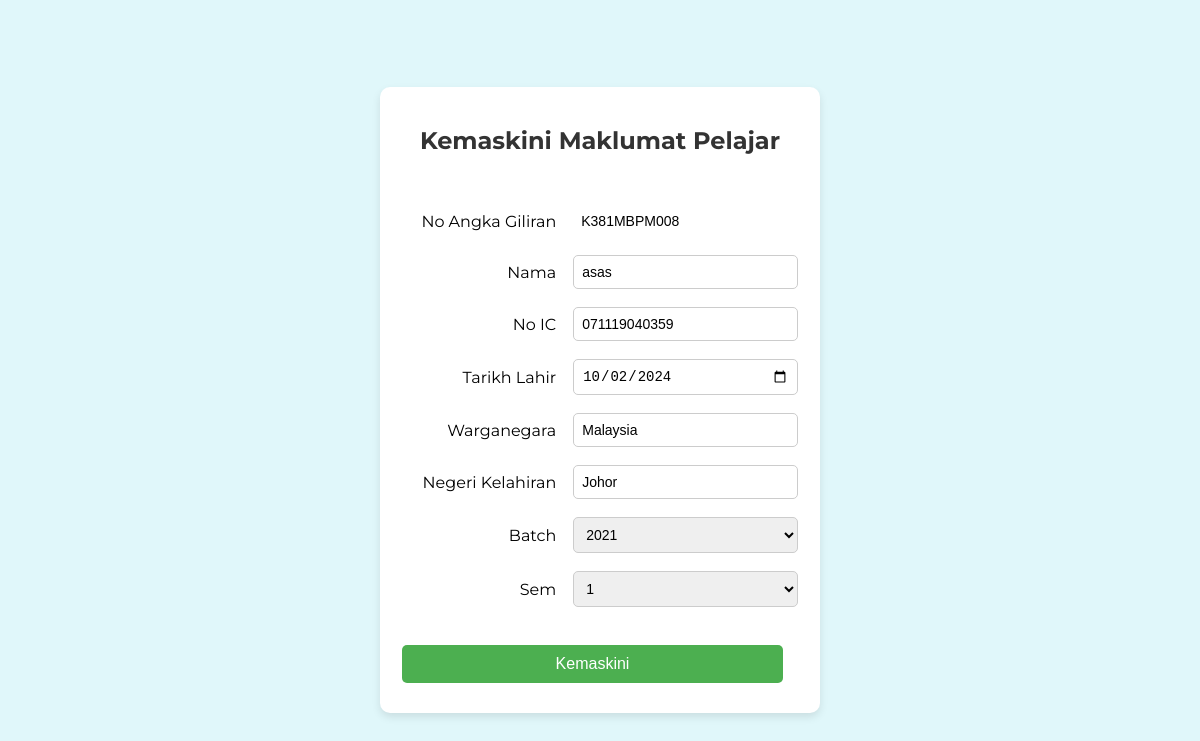
Page /updatebpm.php?no_angka_giliran=K381MBPM008 on the committed database.
### tables this page shows
CREATE TABLE `maklumatbpm` (
  `no_angka_giliran` varchar(11) NOT NULL,
  `nama` text NOT NULL,
  `no_ic` varchar(12) NOT NULL,
  `tarikh_lahir` date NOT NULL,
  `warganegara` text NOT NULL,
  `negeri_kelahiran` text NOT NULL,
  `batch` text NOT NULL,
  `sem` text NOT NULL
);

### updatebpm.php (the view, shortened to what this page needs)
<?php
    include 'connection.php';
    $no_angka_giliran = $_GET['no_angka_giliran'];
    $papar = mysqli_query($connect, "SELECT * FROM maklumatbpm WHERE no_angka_giliran='$no_angka_giliran'");
    while($res = mysqli_fetch_array($papar))
    {
        $no_angka_giliran = $res['no_angka_giliran'];
        $nama = $res['nama'];
        $no_ic = $res['no_ic'];
        $tarikh_lahir = $res['tarikh_lahir'];
        $warganegara = $res['warganegara'];
        $negeri_kelahiran = $res['negeri_kelahiran'];
        $batch = $res['batch'];
        $sem = $res['sem'];
    }
?>
<!DOCTYPE html>
<html lang="en">
<head>
</head>
<body>
    <div class="form-container">
        <h2>Kemaskini Maklumat Pelajar</h2>
        <form action="pros_kemaskinibpm.php" method="post">
            <table>
                <tr>
                    <td>No Angka Giliran</td>
                    <td><input style="border: none;" type="text" name="no_angka_giliran" value="<?php echo $no_angka_giliran; ?>" readonly></td>
                </tr>
                <tr>
                    <td>Nama</td>
                    <td><input type="text" name="nama" value="<?php echo $nama; ?>"></td>
                </tr>
                <tr>
                    <td>No IC</td>
                    <td><input type="text" name="no_ic" value="<?php echo $no_ic; ?>"></td>
                </tr>
                <tr>
                    <td>Tarikh Lahir</td>
                    <td><input type="date" name="tarikh_lahir" value="<?php echo $tarikh_lahir; ?>"></td>
                </tr>
                <tr>
                    <td>Warganegara</td>
                    <td><input type="text" name="warganegara" value="<?php echo $warganegara; ?>"></td>
                </tr>
                <tr>
                    <td>Negeri Kelahiran</td>
                    <td><input type="text" name="negeri_kelahiran" value="<?php echo $negeri_kelahiran; ?>"></td>
                </tr>
                <tr>
                    <td>Batch</td>
                    <td>
                        <select name="batch">
                            <option value="2021" <?php if($batch == '2021') echo 'selected'; ?>>2021</option>
                        </select>
                    </td>
                </tr>
                <tr>
                    <td>Sem</td>
                    <td>
                        <select name="sem">
                            <option value="1" <?php if($sem == '1') echo 'selected'; ?>>1</option>
                        </select>
                    </td>
                </tr>
                <tr>
                    <td colspan="2"><input type="submit" name="update" value="Kemaskini"></td>
                </tr>
            </table>
        </form>
    </div>
</body>
</html>

### updatebpm.php (style rules this page uses)
body { font-family: 'Montserrat', sans-serif; background-color: #e0f7fa; margin: 0; padding: 0; display: flex; justify-content: center; align-items: center; height: 100vh; }
h2 { text-align: center; padding-bottom: 20px; color: #333; }
.form-container { background-color: white; padding: 20px; border-radius: 10px; box-shadow: 0 4px 8px rgba(0, 0, 0, 0.1); max-width: 400px; width: 100%; }
table { width: 100%; margin-top: 20px; }
table td { padding: 8px 0; }
table td:first-child { text-align: right; padding-right: 15px; }
input[type="text"], input[type="date"], select { width: 100%; padding: 8px; border: 1px solid #ccc; border-radius: 5px; box-sizing: border-box; font-size: 14px; }
input[type="submit"] { background-color: #4caf50; color: white; border: none; border-radius: 5px; padding: 10px 20px; cursor: pointer; font-size: 16px; margin-top: 20px; width: 100%; }

### rows in the picture
maklumatbpm: no_angka_giliran "K381MBPM008", nama "asas", no_ic "071119040359", tarikh_lahir "10/02/2024", warganegara "Malaysia", negeri_kelahiran "Johor", batch "2021", sem "1"
